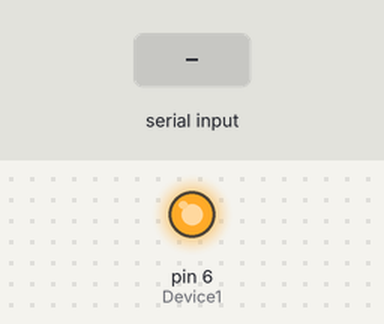
Simulated run of this sketch. Board: Arduino Uno, built with avr-gcc and run on an emulated ATmega328P. Shown: output pins drawn as LEDs (lit = HIGH). The test bench sets the inputs (shaded band).

Above: at 1.2 s.
1.3 s: "F" received over Serial
At 1.8 s:
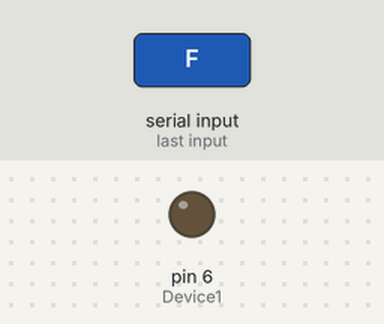
Timing chart, 0 to 4.3 s (numbered marks = the images above; inputs shaded):
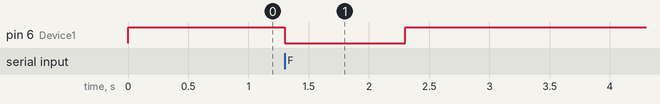

Measured:
- after the input at 1.3 s, pin 6 (Device1): HIGH → LOW at once, → HIGH 1.0 s later

The sketch:

bt.ino
```cpp
const int Device1 = 6; // Relay pin 1 (IN1)

void setup()
 {
  Serial.begin(9600); //Sets the baud for serial data transmission
  // Set Relay pins as OUTPUT
  pinMode(Device1, OUTPUT);

 }

void loop()
 { digitalWrite(Device1,HIGH);
  if (Serial.available() > 0)
  {
    char Val = Serial.read();
   if (Val=='F')
     {


       digitalWrite(Device1,LOW);
       delay(1000);

     }else{
       digitalWrite(Device1,HIGH);
     }

  }
}
```
